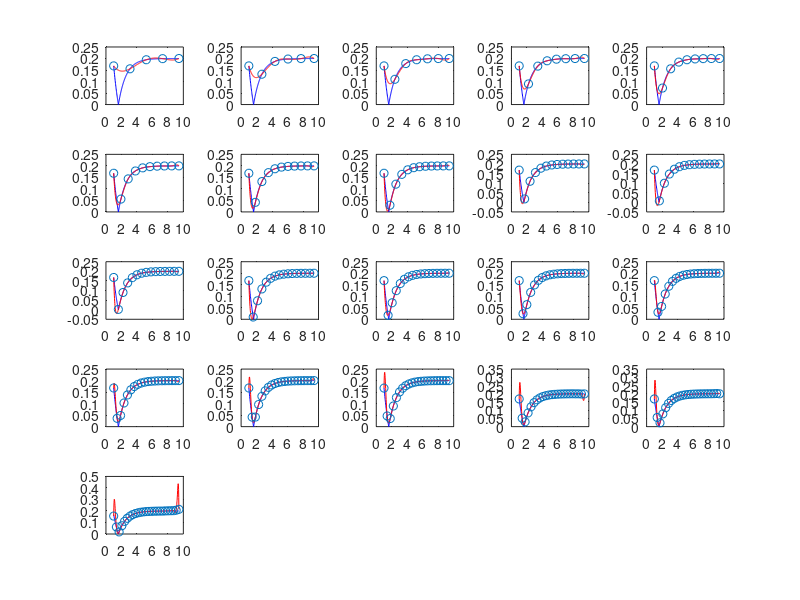
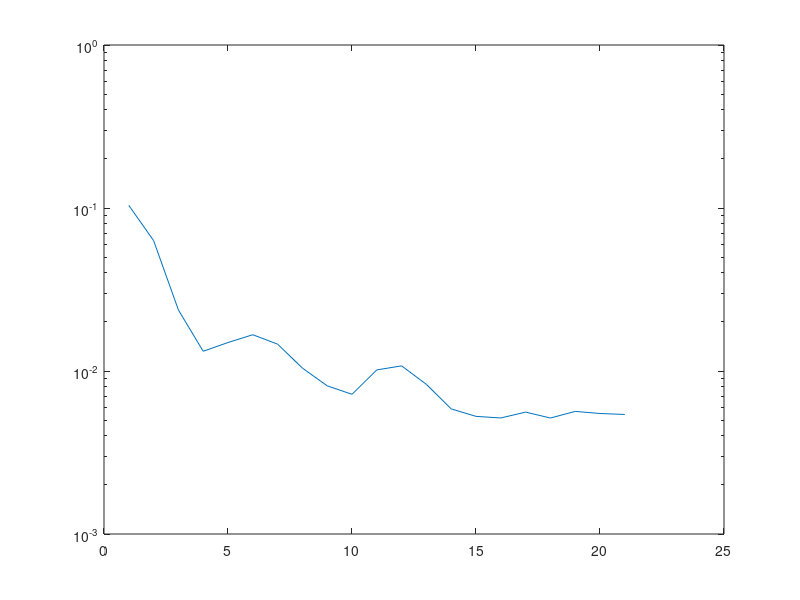

MATLAB code to generate these figures, in order:
clear all;
clc
close all;
%% Zadanie 1b
index = 1;
figure(1);

f2=@(x)(abs(exp(-x)-0.2));

for N = 5 : 25
   x = linspace(1, 3*pi, N);
   y = f2(x);
   coeff = polyfit(x, y, N - 1);
   wezly = polyval(coeff, x);
   
   xDoWykresu = linspace(1, 3*pi, 401);
   
   yRzecz = f2(xDoWykresu);
   yInter = polyval(coeff, xDoWykresu);
   
   subplot(5, 5, N - 4);
   plot(xDoWykresu, yRzecz, 'b');
   hold on;
   plot(xDoWykresu, yInter, 'r');
   plot(x, wezly, 'o');
   
   x2 = linspace(1, 3*pi, 401);
   y2 = f2(x2);
   yInter2 = polyval(polyfit(x2, y2, N - 1), x2);
   
   bledyBezwzg = abs(y2) - abs(yInter2);
   bledy(index) = norm(max(bledyBezwzg));
   index = index + 1;
end

figure(2);
semilogy(bledy);